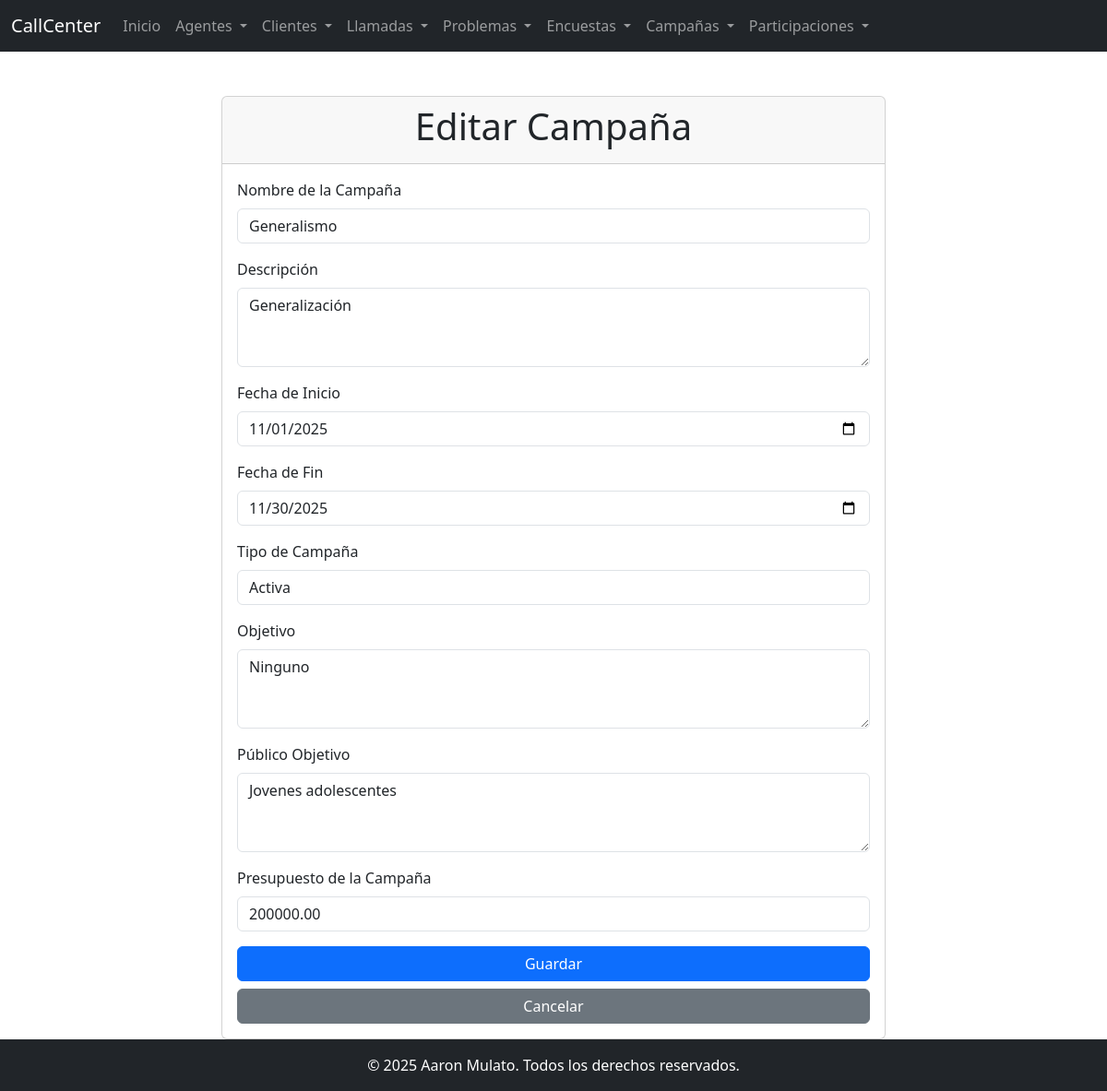
The app's page /campanas/1/actualizar/ with its own data.
### app_callcenter/models.py (models this page shows, shortened)
class Campana(models.Model):
    nombre_campana = models.CharField(max_length=255, null=True, blank=True)
    descripcion = models.TextField(null=True, blank=True)
    fecha_inicio = models.DateField(null=True, blank=True)
    fecha_fin = models.DateField(null=True, blank=True)
    tipo_campana = models.CharField(max_length=50, null=True, blank=True)
    objetivo = models.TextField(null=True, blank=True)
    publico_objetivo = models.TextField(null=True, blank=True)
    presupuesto_campana = models.DecimalField(max_digits=10, decimal_places=2, null=True, blank=True)

### app_callcenter/views.py (the view)
# urls.py: path("campanas/<int:pk>/actualizar/", CampanaUpdateView.as_view(), name="campana-update"),
class CampanaUpdateView(UpdateView):
    model = Campana
    form_class = CampanaForm
    template_name = "app_callcenter/campana_form.html"
    success_url = reverse_lazy("app_callcenter:campana-list")

### app_callcenter/templates/app_callcenter/campana_form.html (shortened to what this page needs)
{% extends 'app_callcenter/base.html' %}
{% block content %}
<div class="container mt-4">
  <div class="row justify-content-center">
    <div class="col-md-8">
      <div class="card">
        <div class="card-header">
          <h1 class="text-center">{% if object %}Editar{% else %}Crear{% endif %} Campaña</h1>
        </div>
        <div class="card-body">
          <form method="post">
            {% for field in form %}
              <div class="form-group mb-3">
                <label for="{{ field.id_for_label }}" class="form-label">{{ field.label }}</label>
                {{ field }}
              </div>
            {% endfor %}
            <div class="d-grid gap-2">
              <button type="submit" class="btn btn-primary">Guardar</button>
              <a href="{% if object %}{% url 'app_callcenter:campana-detail' object.pk %}{% else %}{% url 'app_callcenter:campana-list' %}{% endif %}" class="btn btn-secondary">Cancelar</a>
            </div>
          </form>
        </div>
      </div>
    </div>
  </div>
</div>
{% endblock %}

### records on screen
Campana: form "Generalismo" "Generalización" "11/01/2025" "11/30/2025" "Activa" "Ninguno" "Jovenes adolescentes" "200000.00"

### other values on screen
{{ field.label }} "Nombre de la Campaña" "Descripción" "Fecha de Inicio" "Fecha de Fin" "Tipo de Campaña" "Objetivo" "Público Objetivo" "Presupuesto de la Campaña"
